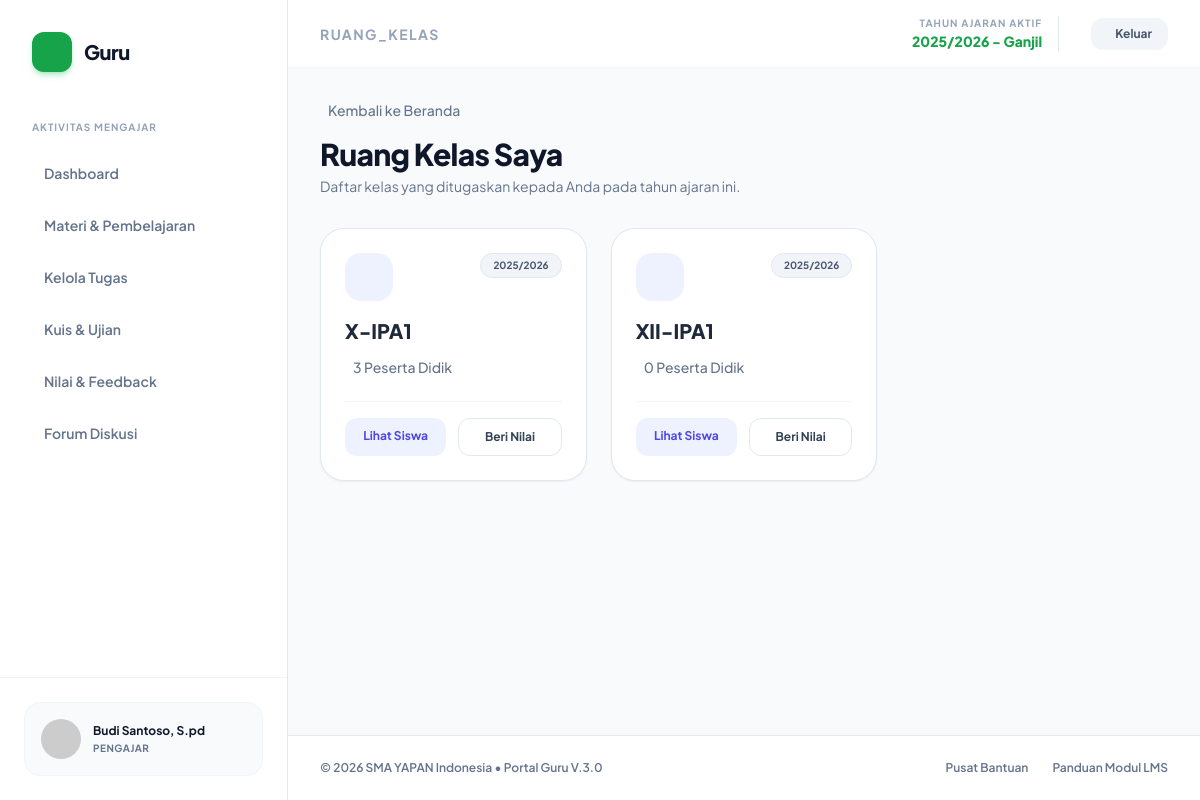
The app's page /guru/ruang_kelas.php (signed in) with its own data.
### tables this page shows
CREATE TABLE `kelas` (
  `id_kelas` int(11) NOT NULL,
  `nama_kelas` varchar(20) NOT NULL
);

### guru/ruang_kelas.php (the view, shortened to what this page needs)
<?php
require_once '../config/koneksi.php';
$id_guru = $_SESSION['id_user'];
include 'includes/header.php';
?>
<div class="mb-8">
    <a href="index.php" class="text-sm font-medium text-slate-500 hover:text-blue-600 flex items-center gap-2 w-fit transition-colors mb-4">
        <i class="ph ph-arrow-left text-lg"></i> Kembali ke Beranda
    </a>
    <h1 class="text-3xl font-extrabold text-slate-900 tracking-tight">Ruang Kelas Saya</h1>
    <p class="text-slate-500 text-sm mt-1">Daftar kelas yang ditugaskan kepada Anda pada tahun ajaran ini.</p>
</div>
<div class="grid grid-cols-1 md:grid-cols-2 lg:grid-cols-3 gap-6">
    <?php
    $query_kelas = "
        SELECT k.id_kelas, k.nama_kelas, pg.id_tahun,
        (SELECT COUNT(id_user) FROM users WHERE role='siswa' AND id_kelas = k.id_kelas) as jml_siswa
        FROM penugasan_guru pg
        JOIN kelas k ON pg.id_kelas = k.id_kelas
        WHERE pg.id_guru = '$id_guru'
        ORDER BY pg.id_tahun DESC, k.nama_kelas ASC
    ";
    $q_kelas = mysqli_query($koneksi, $query_kelas);
    if(mysqli_num_rows($q_kelas) > 0):
        while($kelas = mysqli_fetch_assoc($q_kelas)):
    ?>
    <div class="bg-white border border-slate-200 rounded-3xl p-6 shadow-sm hover:shadow-xl hover:shadow-indigo-500/10 hover:border-indigo-200 hover:-translate-y-1 transition-all duration-300 group flex flex-col justify-between">
        <div>
            <div class="flex justify-between items-start mb-4">
                <div class="w-12 h-12 rounded-2xl bg-indigo-50 text-indigo-600 flex items-center justify-center group-hover:bg-indigo-600 group-hover:text-white transition-colors duration-300">
                </div>
                <span class="px-3 py-1 bg-slate-100 text-slate-600 text-[10px] font-bold rounded-full border border-slate-200">
                    <?php echo htmlspecialchars($kelas['id_tahun']); ?>
                </span>
            </div>
            <h3 class="text-xl font-extrabold text-slate-800 mb-1 group-hover:text-indigo-700 transition-colors"><?php echo htmlspecialchars($kelas['nama_kelas']); ?></h3>
            <div class="flex items-center gap-2 mt-3 text-sm font-medium text-slate-500">
                <span><?php echo $kelas['jml_siswa']; ?> Peserta Didik</span>
            </div>
        </div>
        <div class="mt-6 pt-4 border-t border-slate-100 flex gap-3">
            <a href="data_siswa.php?kelas=<?php echo $kelas['id_kelas']; ?>" class="flex-1 py-2.5 bg-indigo-50 hover:bg-indigo-600 text-indigo-600 hover:text-white font-bold text-xs text-center rounded-xl transition-colors">
                Lihat Siswa
            </a>
            <a href="penilaian.php?kelas=<?php echo $kelas['id_kelas']; ?>" class="flex-1 py-2.5 bg-white border border-slate-200 hover:bg-slate-50 text-slate-700 font-bold text-xs text-center rounded-xl transition-colors">
                Beri Nilai
            </a>
        </div>
    </div>
    <?php
        endwhile;
    endif; ?>
</div>
<?php include 'includes/footer.php'; ?>

### guru/includes/header.php (style rules this page uses)
body { font-family: 'Plus Jakarta Sans', sans-serif; background-color: #f8fafc; }

### records on screen
kelas: id_tahun "2025/2026", nama_kelas "X-IPA1", jml_siswa "3"
kelas: id_tahun "2025/2026", nama_kelas "XII-IPA1", jml_siswa "0"

### other values on screen
$_SESSION['nama'] "Budi Santoso, S.pd"
str_replace('.php', '', ucfirst($current_page)) "RUANG_KELAS"
$_SESSION['nama_tahun_aktif'] "2025/2026"
$_SESSION['semester_aktif'] "Ganjil"
